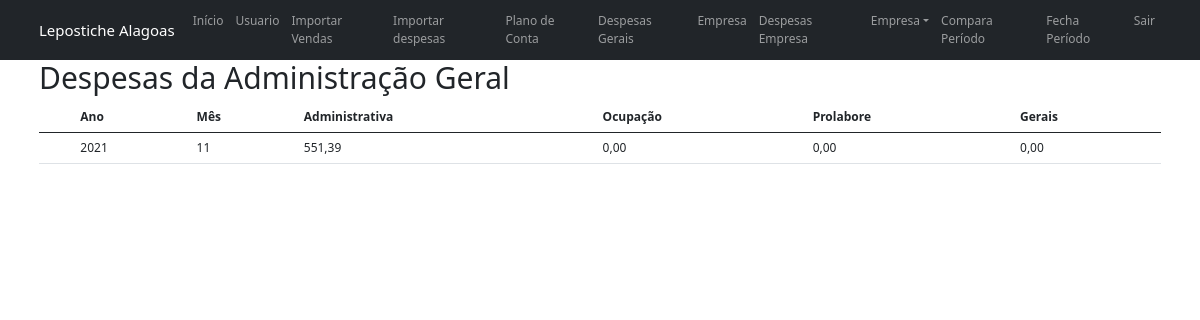
The page /mostra_despesas (signed in) on the database its author committed.
### leposticheBI/models.py (models this page shows)
class DespesasRateadas(database.Model):
    id = database.Column(database.Integer,primary_key=True)
    ano = database.Column(database.Integer, nullable=False)
    mes = database.Column(database.Integer, nullable=False)
    despesas_ger = database.Column(database.Float)
    despesas_adm = database.Column(database.Float)
    despesas_ocu = database.Column(database.Float)
    despesas_pro = database.Column(database.Float)

### leposticheBI/routes.py (the view)
@app.route('/mostra_despesas')
@login_required
def mostra_despesas():
    despesas = DespesasRateadas.query.all()
    for despesa in despesas:
        despesa.despesas_ger = formatacao(despesa.despesas_ger)
        despesa.despesas_ocu = formatacao(despesa.despesas_ocu)
        despesa.despesas_adm = formatacao(despesa.despesas_adm)
        despesa.despesas_pro = formatacao(despesa.despesas_pro)
    return render_template('mostra_despesas.html', despesas=despesas)

### leposticheBI/models.py (called while the page is built)
@login_menager.user_loader
def load_usuario(id_usuario):
    return Usuario.query.get(int(id_usuario))

### leposticheBI/routes.py (called while the page is built)
def formatacao(valor):
    if valor != None:
       converter = f'{valor:_.2f}'
       return converter.replace('.', ',').replace('_', '.')
    else:
        return '0,0'

### leposticheBI/templates/mostra_despesas.html
{% extends 'base.html' %}
{% block body %}
<div class="container">
     <h1>Despesas da Administração Geral</h1>
     <table class="table">
         <thead>
            <tr>
               <th scope="col"></th>
               <th scope="col">Ano</th>
               <th scope="col">Mês</th>
               <th scope="col">Administrativa</th>
               <th scope="col">Ocupação</th>
               <th scope="col">Prolabore</th>
               <th scope="col">Gerais</th>
            </tr>
         </thead>
         {% for despesa in despesas %}
         <tbody>
                <tr>
                  <th scope="row"></th>
                  <td>{{ despesa.ano }}</td>
                  <td>{{ despesa.mes }}</td>
                  <td>{{ despesa.despesas_adm }}</td>
                  <td>{{ despesa.despesas_ocu }}</td>
                  <td>{{ despesa.despesas_pro }}</td>
                  <td>{{ despesa.despesas_ger }}</td>
                </tr>
         </tbody>
         {% endfor %}
     </table>
</div>
{% endblock %}

### leposticheBI/static/main.css (style rules this page uses)
body { background-color: #B3E5FC; border-radius: 10px }

### leposticheBI/templates/base.html (style rules this page uses)
body { background-color: white; }
html { font-size: 12px }

### rows shown on the page
DespesasRateadas: ano "2021", mes "11", despesas_adm "551,39", despesas_ocu "0,00", despesas_pro "0,00", despesas_ger "0,00"
